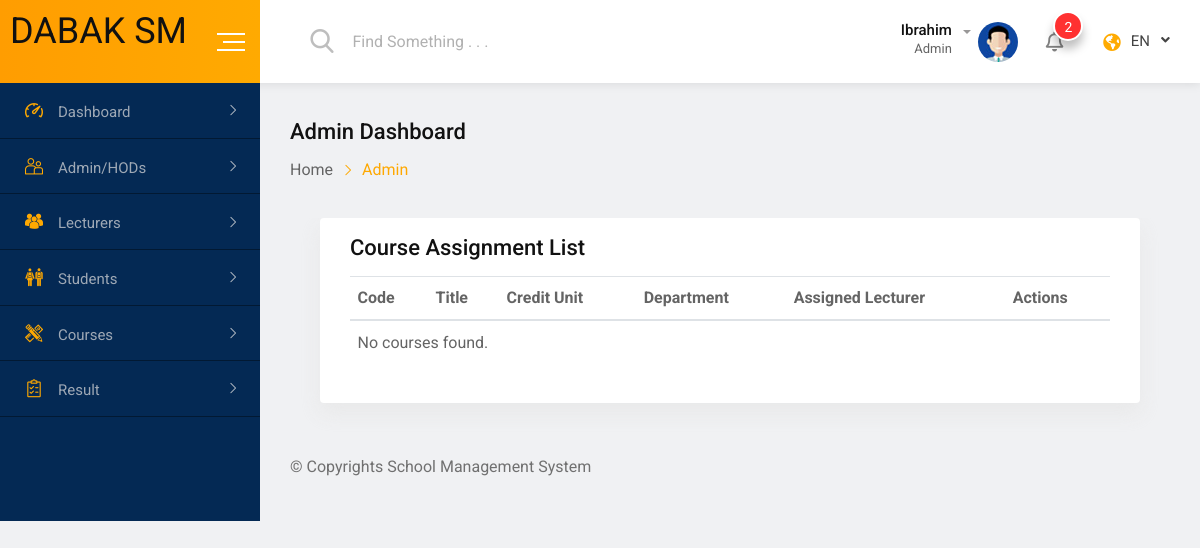
The page /administration/courses/ (signed in) on the database as committed earlier.
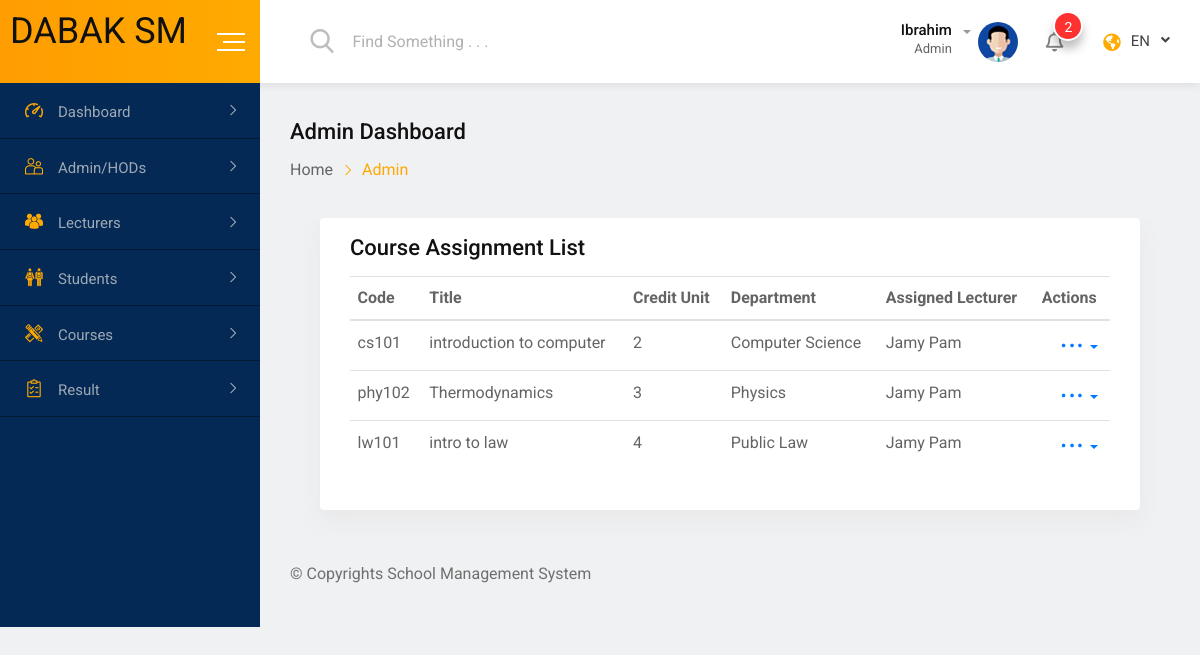
The same page on the database as committed later.
### academics/models.py (models this page shows, shortened)
class Course(models.Model):
    LEVEL_CHOICES = [
        ('100', '100 Level'),
        ('200', '200 Level'),
        ('300', '300 Level'),
        ('400', '400 Level'),
    ]
    code = models.CharField(max_length=10, unique=True)
    title = models.CharField(max_length=200)
    credit_unit = models.IntegerField()
    department = models.ForeignKey(Department, on_delete=models.CASCADE, related_name='courses')
    assigned_lecturer = models.ForeignKey(
        'lecturers.Lecturer',
        on_delete=models.SET_NULL,
        null=True,
        blank=True,
        related_name='assigned_courses'
    )
    prerequisites = models.ManyToManyField(
        'self',
        symmetrical=False,
        blank=True,
        related_name='required_for'
    )
    pass_mark = models.PositiveIntegerField(default=40)
    COURSE_TYPE_CHOICES = [
        ('core', 'Core'),
        ('elective', 'Elective'),
    ]
    course_type = models.CharField(max_length=10, choices=COURSE_TYPE_CHOICES, default='core')
    offered_level = models.CharField(max_length=10, choices=LEVEL_CHOICES, default='100')

class Department(models.Model):
    faculty = models.ForeignKey(Faculty, on_delete=models.CASCADE, related_name='departments')
    name = models.CharField(max_length=150)
    description = models.TextField(blank=True, null=True)

### lecturers/models.py (models this page shows, shortened)
class Lecturer(models.Model):
    user = models.OneToOneField(CustomUser, on_delete=models.CASCADE, related_name='lecturer_profile')
    staff_id = models.CharField(max_length=20, unique=True)
    department = models.ForeignKey(Department, on_delete=models.CASCADE, related_name='lecturers')
    rank = models.CharField(max_length=50, blank=True, null=True)

### accounts/models.py (models this page shows, shortened)
class CustomUser(AbstractUser):
    ROLE_CHOICES = [
        ('student', 'Student'),
        ('lecturer', 'Lecturer'),
        ('admin', 'Admin'),
    ]
    USERNAME_FIELD = 'username'
    REQUIRED_FIELDS = []
    role = models.CharField(max_length=20, choices=ROLE_CHOICES)
    is_active = models.BooleanField(default=True)

### administration/views.py (the view)
    def wrapper(request, *args, **kwargs):
        if not request.user.is_authenticated or request.user.role != 'admin':
            messages.error(request, "Access denied: Admins only.")
            return redirect('login')
        return view_func(request, *args, **kwargs)

### administration/views.py (called while the page is built)
def admin_required(view_func):
    def wrapper(request, *args, **kwargs):
        if not request.user.is_authenticated or request.user.role != 'admin':
            messages.error(request, "Access denied: Admins only.")
            return redirect('login')
        return view_func(request, *args, **kwargs)
    return wrapper

@login_required
@admin_required
def course_assignment_list(request):
    courses = Course.objects.select_related('assigned_lecturer', 'department').all()
    return render(request, 'administration/course_assign_list.html', {'courses': courses})

### templates/administration/course_assign_list.html (shortened to what this page needs)
{% extends "../admin_base.html" %}
{% block content %}
<div class="dashboard-content-one">
  <div class="card height-auto">
      <div class="card-body">
          <div class="heading-layout1">
              <div class="item-title">
                  <h3>Course Assignment List</h3>
              </div>
          </div>
            <div class="table-responsive">
              <table class="table display data-table text-nowrap">
                  <thead>
                      <tr>
                          <th>Code</th>
                          <th>Title</th>
                          <th>Credit Unit</th>
                          <th>Department</th>
                          <th>Assigned Lecturer</th>
                          <th>Actions</th>
                      </tr>
                  </thead>
                  <tbody>
                    {% for course in courses %}
                      <tr>
                        <td>{{ course.code }}</td>
                        <td>{{ course.title }}</td>
                        <td>{{ course.credit_unit }}</td>
                        <td>{{ course.department.name }}</td>
                        <td>{{ course.assigned_lecturer.user.get_full_name|default:"Not Assigned" }}</td>
                        <td>
                            <div class="dropdown">
                                <a href="#" class="dropdown-toggle" data-toggle="dropdown"
                                    aria-expanded="false">
                                    <span class="flaticon-more-button-of-three-dots"></span>
                                </a>
                            </div>
                        </td>
                      </tr>
                      {% empty %}
                      <tr><td colspan="6">No courses found.</td></tr>
                      {% endfor %}
                  </tbody>
              </table>
          </div>
      </div>
  </div>
</div>
{% endblock %}

Rows that differ between the two databases and show on the page:
added Course: code "cs101", title "introduction to computer", credit_unit "2", department.name "Computer Science", assigned_lecturer.user.get_full_name "Jamy Pam"
added Course: code "phy102", title "Thermodynamics", credit_unit "3", department.name "Physics", assigned_lecturer.user.get_full_name "Jamy Pam"
added Course: code "lw101", title "intro to law", credit_unit "4", department.name "Public Law", assigned_lecturer.user.get_full_name "Jamy Pam"
Other text that changed with them:
text no longer shown: "No courses found."
